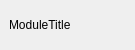
<?xml version="1.0" encoding="UTF-8"?>
<ui version="4.0">
 <class>Module</class>
 <widget class="QStackedWidget" name="Module">
  <property name="geometry">
   <rect>
    <x>0</x>
    <y>0</y>
    <width>130</width>
    <height>50</height>
   </rect>
  </property>
  <property name="sizePolicy">
   <sizepolicy hsizetype="Fixed" vsizetype="Fixed">
    <horstretch>0</horstretch>
    <verstretch>0</verstretch>
   </sizepolicy>
  </property>
  <property name="windowTitle">
   <string>StackedWidget</string>
  </property>
  <property name="currentIndex">
   <number>0</number>
  </property>
  <widget class="QWidget" name="titlePage_">
   <layout class="QVBoxLayout" name="verticalLayout">
    <item>
     <widget class="QLabel" name="titleLabel_">
      <property name="text">
       <string>ModuleTitle</string>
      </property>
     </widget>
    </item>
   </layout>
  </widget>
  <widget class="QWidget" name="progressPage_">
   <layout class="QGridLayout" name="gridLayout">
    <item row="0" column="0">
     <widget class="QProgressBar" name="progressBar_">
      <property name="value">
       <number>24</number>
      </property>
     </widget>
    </item>
   </layout>
  </widget>
  <widget class="QWidget" name="buttonPage_">
   <layout class="QHBoxLayout" name="horizontalLayout">
    <item>
     <widget class="QPushButton" name="executePushButton_">
      <property name="enabled">
       <bool>true</bool>
      </property>
      <property name="minimumSize">
       <size>
        <width>23</width>
        <height>23</height>
       </size>
      </property>
      <property name="maximumSize">
       <size>
        <width>23</width>
        <height>23</height>
       </size>
      </property>
      <property name="text">
       <string/>
      </property>
     </widget>
    </item>
    <item>
     <widget class="QPushButton" name="helpButton_">
      <property name="sizePolicy">
       <sizepolicy hsizetype="Fixed" vsizetype="Fixed">
        <horstretch>0</horstretch>
        <verstretch>0</verstretch>
       </sizepolicy>
      </property>
      <property name="minimumSize">
       <size>
        <width>15</width>
        <height>23</height>
       </size>
      </property>
      <property name="maximumSize">
       <size>
        <width>15</width>
        <height>23</height>
       </size>
      </property>
      <property name="toolTip">
       <string>Launch Documentation Browser</string>
      </property>
      <property name="whatsThis">
       <string>Click this button to launch the module's help page in your browser.</string>
      </property>
      <property name="text">
       <string>?</string>
      </property>
     </widget>
    </item>
    <item>
     <widget class="QPushButton" name="logButton2_">
      <property name="sizePolicy">
       <sizepolicy hsizetype="Fixed" vsizetype="Fixed">
        <horstretch>0</horstretch>
        <verstretch>0</verstretch>
       </sizepolicy>
      </property>
      <property name="minimumSize">
       <size>
        <width>15</width>
        <height>23</height>
       </size>
      </property>
      <property name="maximumSize">
       <size>
        <width>15</width>
        <height>23</height>
       </size>
      </property>
      <property name="toolTip">
       <string>Open Log Window</string>
      </property>
      <property name="whatsThis">
       <string>Click this button to open the module log in a separate window.</string>
      </property>
      <property name="text">
       <string>i</string>
      </property>
     </widget>
    </item>
    <item>
     <widget class="QPushButton" name="moduleActionButton_">
      <property name="sizePolicy">
       <sizepolicy hsizetype="Fixed" vsizetype="Fixed">
        <horstretch>37</horstretch>
        <verstretch>23</verstretch>
       </sizepolicy>
      </property>
      <property name="minimumSize">
       <size>
        <width>20</width>
        <height>23</height>
       </size>
      </property>
      <property name="maximumSize">
       <size>
        <width>20</width>
        <height>23</height>
       </size>
      </property>
      <property name="toolTip">
       <string>General module actions</string>
      </property>
      <property name="whatsThis">
       <string>Click here for a menu of general module options.</string>
      </property>
      <property name="text">
       <string/>
      </property>
      <property name="icon">
       <iconset resource="scirun5.qrc">
        <normaloff>:/gear/Gear.png</normaloff>:/gear/Gear.png</iconset>
      </property>
      <property name="iconSize">
       <size>
        <width>16</width>
        <height>16</height>
       </size>
      </property>
      <property name="flat">
       <bool>false</bool>
      </property>
     </widget>
    </item>
    <item>
     <widget class="QPushButton" name="optionsButton_">
      <property name="sizePolicy">
       <sizepolicy hsizetype="Fixed" vsizetype="Fixed">
        <horstretch>0</horstretch>
        <verstretch>0</verstretch>
       </sizepolicy>
      </property>
      <property name="minimumSize">
       <size>
        <width>20</width>
        <height>23</height>
       </size>
      </property>
      <property name="maximumSize">
       <size>
        <width>20</width>
        <height>23</height>
       </size>
      </property>
      <property name="toolTip">
       <string>Module-specific options</string>
      </property>
      <property name="whatsThis">
       <string>Click this button to open the module's options dialog.</string>
      </property>
      <property name="text">
       <string>UI</string>
      </property>
     </widget>
    </item>
   </layout>
  </widget>
 </widget>
 <resources>
  <include location="scirun5.qrc"/>
 </resources>
 <connections/>
</ui>
